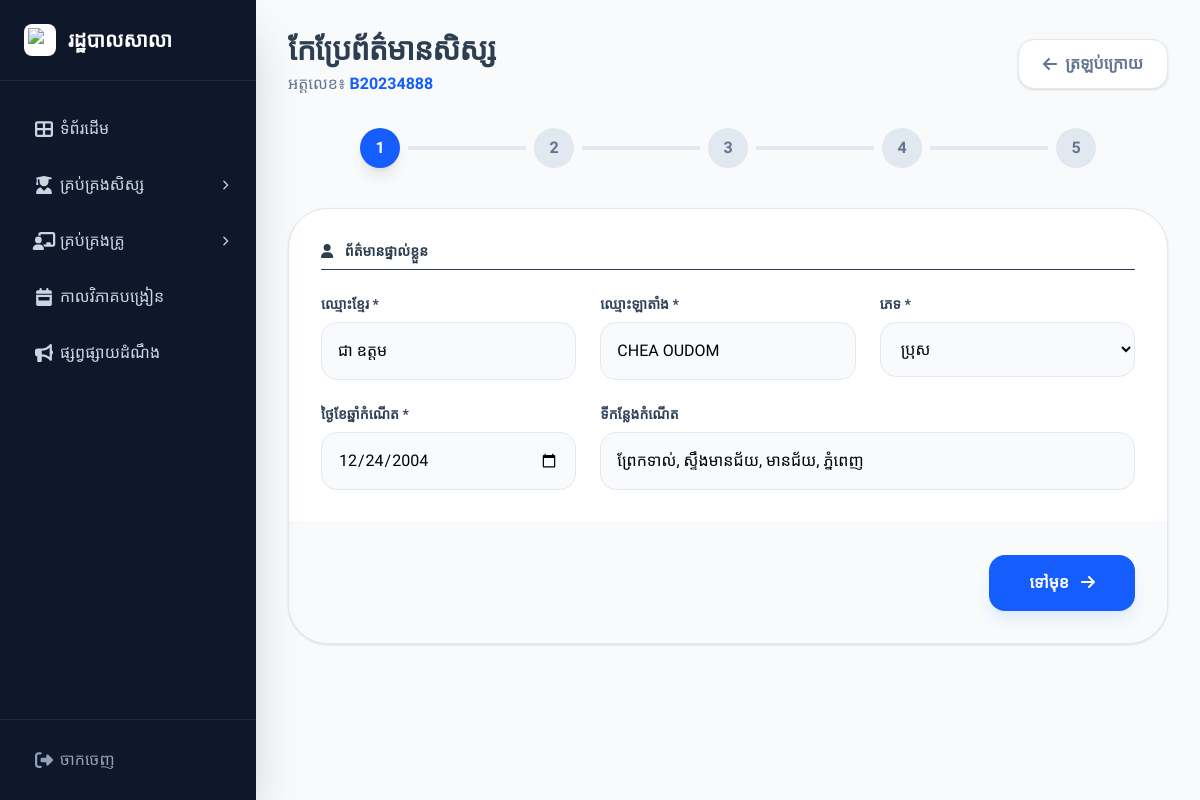
/views/staff/edit_student.php?id=B20234888 (signed in), run on the app's committed database.
### tables this page shows
CREATE TABLE `students` (
  `id` int(11) NOT NULL,
  `user_id` int(11) DEFAULT NULL,
  `student_id` varchar(50) DEFAULT NULL,
  `full_name` varchar(255) DEFAULT NULL,
  `full_name_en` varchar(255) DEFAULT NULL,
  `gender` varchar(10) DEFAULT NULL,
  `dob` varchar(50) DEFAULT NULL,
  `pob` text,
  `address` text,
  `father_name` varchar(255) DEFAULT NULL,
  `mother_name` varchar(255) DEFAULT NULL,
  `father_job` varchar(100) DEFAULT NULL,
  `mother_job` varchar(100) DEFAULT NULL,
  `father_phone` varchar(20) DEFAULT NULL,
  `mother_phone` varchar(20) DEFAULT NULL,
  `stream` varchar(100) DEFAULT NULL,
  `class_name` varchar(50) DEFAULT NULL,
  `status` varchar(20) DEFAULT 'Active',
  `class_id` int(11) DEFAULT NULL,
  `academic_year` varchar(20) DEFAULT NULL,
  `photo` varchar(255) DEFAULT 'default.png',
  `profile_img` varchar(255) DEFAULT NULL,
  `phone` varchar(50) DEFAULT NULL,
  `parent_phone` varchar(20) DEFAULT NULL
);

### views/staff/edit_student.php (the view, shortened to what this page needs)
<?php
require_once '../../config/db.php';
$id = isset($_GET['id']) ? mysqli_real_escape_string($conn, $_GET['id']) : '';
$query = mysqli_query($conn, "SELECT * FROM students WHERE student_id = '$id' LIMIT 1");
$st = mysqli_fetch_assoc($query);
include '../../includes/header.php';
include '../../includes/sidebar_staff.php';
?>
<main class="flex-1 p-8 bg-gray-50 min-h-screen">
    <div class="max-w-5xl mx-auto">
        <div class="mb-8 flex flex-col md:flex-row items-start md:items-center justify-between gap-4">
            <div>
                <h1 class="text-3xl font-bold text-slate-800 tracking-tight">កែប្រែព័ត៌មានសិស្ស </h1>
                <p class="text-slate-500 mt-1">អត្តលេខ៖ <span class="text-blue-600 font-bold"><?= htmlspecialchars($st['student_id']) ?></span></p>
            </div>
            <a href="student_list.php" class="bg-white text-slate-500 px-6 py-3 rounded-2xl font-bold border border-slate-200 hover:bg-slate-50 transition flex items-center shadow-sm">
                <i class="fas fa-arrow-left mr-2"></i> ត្រឡប់ក្រោយ
            </a>
        </div>
        <div class="mb-10 flex justify-between items-center px-4 max-w-3xl mx-auto">
            <?php for($i=1; $i<=5; $i++): ?>
                <div id="step-circle-<?= $i ?>" class="w-10 h-10 rounded-full flex items-center justify-center font-bold transition-all <?= $i==1 ? 'bg-blue-600 text-white shadow-lg' : 'bg-slate-200 text-slate-500' ?>">
                    <?= $i ?>
                </div>
                <?php if($i < 5): ?>
                    <div class="flex-1 h-1 bg-slate-200 mx-2"><div id="step-line-<?= $i ?>" class="h-full bg-blue-600 w-0 transition-all duration-500"></div></div>
                <?php endif; ?>
            <?php endfor; ?>
        </div>
        <form id="studentForm" action="../../actions/staff/update_student.php" method="POST" class="bg-white rounded-[2.5rem] shadow-sm border border-slate-200 overflow-hidden">
            <div id="step1" class="p-8 grid grid-cols-1 md:grid-cols-3 gap-6 animate-step">
                <h2 class="md:col-span-3 text-blue-600 font-black uppercase text-sm border-b pb-2"><i class="fas fa-user mr-2"></i> ព័ត៌មានផ្ទាល់ខ្លួន</h2>
                <div>
                    <label class="block text-sm font-bold text-slate-700 mb-2">ឈ្មោះខ្មែរ *</label>
                    <input type="text" name="full_name" value="<?= htmlspecialchars($st['full_name']) ?>" required class="input-focus w-full p-4 bg-slate-50 border border-slate-200 rounded-2xl outline-none">
                </div>
                <div>
                    <label class="block text-sm font-bold text-slate-700 mb-2">ឈ្មោះឡាតាំង *</label>
                    <input type="text" name="full_name_en" value="<?= htmlspecialchars($st['full_name_en']) ?>" required class="input-focus w-full p-4 bg-slate-50 border border-slate-200 rounded-2xl outline-none uppercase">
                </div>
                <div>
                    <label class="block text-sm font-bold text-slate-700 mb-2">ភេទ *</label>
                    <select name="gender" class="input-focus w-full p-4 bg-slate-50 border border-slate-200 rounded-2xl outline-none">
                        <option value="ប្រុស" <?= $st['gender'] == 'ប្រុស' ? 'selected' : '' ?>>ប្រុស</option>
                    </select>
                </div>
                <div>
                    <label class="block text-sm font-bold text-slate-700 mb-2">ថ្ងៃខែឆ្នាំកំណើត *</label>
                    <input type="date" name="dob" value="<?= $st['dob'] ?>" required class="input-focus w-full p-4 bg-slate-50 border border-slate-200 rounded-2xl outline-none">
                </div>
                <div class="md:col-span-2">
                    <label class="block text-sm font-bold text-slate-700 mb-2">ទីកន្លែងកំណើត</label>
                    <input type="text" name="pob" value="<?= htmlspecialchars($st['pob']) ?>" class="input-focus w-full p-4 bg-slate-50 border border-slate-200 rounded-2xl outline-none">
                </div>
            </div>
            <div class="p-8 bg-slate-50 border-t border-slate-100 flex justify-between">
                <div class="flex gap-4">
                    <button type="button" id="nextBtn" onclick="changeStep(1)" class="bg-blue-600 text-white px-10 py-4 rounded-2xl font-bold shadow-lg shadow-blue-100 transition hover:bg-blue-700">ទៅមុខ <i class="fas fa-arrow-right ml-2"></i></button>
                </div>
            </div>
        </form>
    </div>
</main>
<?php include '../../includes/footer.php'; ?>

### includes/header.php (style rules this page uses)
body { font-family: 'Hanuman', serif; font-size: 16px; }
h1, h2, .sidebar-brand { font-family: 'Hanuman', serif; font-weight: 700; color: #2c3e50; }

### views/staff/edit_student.php (style rules this page uses)
.animate-step { animation: fadeInUp 0.4s ease forwards; }

### data on the page
students: student "B20234888", full_name "ជា ឧត្តម", full_name_en "CHEA OUDOM", gender "ប្រុស", dob "12/24/2004", pob "ព្រែកទាល់, ស្ទឹងមានជ័យ, មានជ័យ, ភ្នំពេញ"
